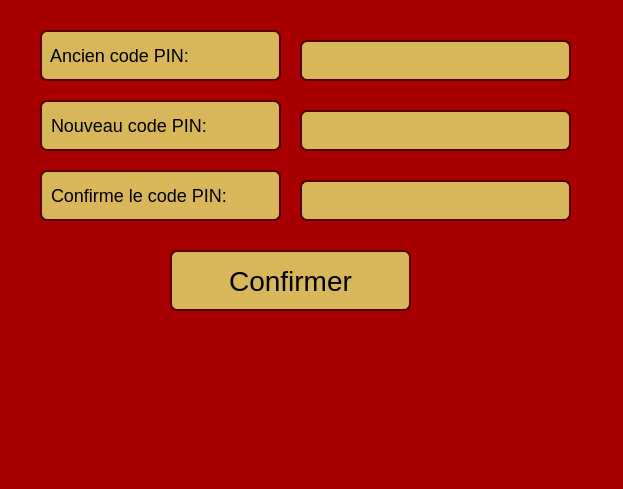
<?xml version="1.0" encoding="UTF-8"?>
<ui version="4.0">
 <class>setarePIN</class>
 <widget class="QDialog" name="setarePIN">
  <property name="geometry">
   <rect>
    <x>0</x>
    <y>0</y>
    <width>623</width>
    <height>489</height>
   </rect>
  </property>
  <property name="windowTitle">
   <string>Changer le code PIN</string>
  </property>
  <property name="styleSheet">
   <string notr="true">QDialog{
background: rgb(168, 0, 0);
}</string>
  </property>
  <widget class="QPushButton" name="confirmButton">
   <property name="geometry">
    <rect>
     <x>170</x>
     <y>250</y>
     <width>241</width>
     <height>61</height>
    </rect>
   </property>
   <property name="styleSheet">
    <string notr="true">QPushButton{
border: 2px solid rgb(85, 0, 0);
border-radius:7px;
background: #D8B75A;
font-size: 28px;
}</string>
   </property>
   <property name="text">
    <string>Confirmer</string>
   </property>
  </widget>
  <widget class="QLineEdit" name="oldPINLineEdit">
   <property name="geometry">
    <rect>
     <x>300</x>
     <y>40</y>
     <width>271</width>
     <height>41</height>
    </rect>
   </property>
   <property name="styleSheet">
    <string notr="true">QLineEdit{
border: 2px solid rgb(85, 0, 0);
border-radius:7px;
background: #D8B75A;
font-size: 16px;
}</string>
   </property>
   <property name="echoMode">
    <enum>QLineEdit::Password</enum>
   </property>
  </widget>
  <widget class="QLineEdit" name="newPINLineEdit">
   <property name="geometry">
    <rect>
     <x>300</x>
     <y>110</y>
     <width>271</width>
     <height>41</height>
    </rect>
   </property>
   <property name="styleSheet">
    <string notr="true">QLineEdit{
border: 2px solid rgb(85, 0, 0);
border-radius:7px;
background: #D8B75A;
font-size: 16px;
}</string>
   </property>
   <property name="echoMode">
    <enum>QLineEdit::Password</enum>
   </property>
  </widget>
  <widget class="QLineEdit" name="confirmPINLineEdit">
   <property name="geometry">
    <rect>
     <x>300</x>
     <y>180</y>
     <width>271</width>
     <height>41</height>
    </rect>
   </property>
   <property name="styleSheet">
    <string notr="true">QLineEdit{
border: 2px solid rgb(85, 0, 0);
border-radius:7px;
background: #D8B75A;
font-size: 16px;
}</string>
   </property>
   <property name="echoMode">
    <enum>QLineEdit::Password</enum>
   </property>
  </widget>
  <widget class="QLabel" name="oldPINLabel">
   <property name="geometry">
    <rect>
     <x>40</x>
     <y>30</y>
     <width>241</width>
     <height>51</height>
    </rect>
   </property>
   <property name="styleSheet">
    <string notr="true">QLabel{
border: 2px solid rgb(85, 0, 0);
border-radius:7px;
background: #D8B75A;
font-size: 18px;
}</string>
   </property>
   <property name="text">
    <string> Ancien code PIN:</string>
   </property>
  </widget>
  <widget class="QLabel" name="confirmPINLabel">
   <property name="geometry">
    <rect>
     <x>40</x>
     <y>170</y>
     <width>241</width>
     <height>51</height>
    </rect>
   </property>
   <property name="styleSheet">
    <string notr="true">QLabel{
border: 2px solid rgb(85, 0, 0);
border-radius:7px;
background: #D8B75A;
font-size: 18px;
}</string>
   </property>
   <property name="text">
    <string> Confirme le code PIN:</string>
   </property>
  </widget>
  <widget class="QLabel" name="newPINLabel">
   <property name="geometry">
    <rect>
     <x>40</x>
     <y>100</y>
     <width>241</width>
     <height>51</height>
    </rect>
   </property>
   <property name="styleSheet">
    <string notr="true">QLabel{
border: 2px solid rgb(85, 0, 0);
border-radius:7px;
background: #D8B75A;
font-size: 18px;
}</string>
   </property>
   <property name="text">
    <string> Nouveau code PIN:</string>
   </property>
  </widget>
  <widget class="QLabel" name="logo">
   <property name="geometry">
    <rect>
     <x>206</x>
     <y>332</y>
     <width>201</width>
     <height>141</height>
    </rect>
   </property>
   <property name="text">
    <string/>
   </property>
  </widget>
 </widget>
 <tabstops>
  <tabstop>oldPINLineEdit</tabstop>
  <tabstop>newPINLineEdit</tabstop>
  <tabstop>confirmPINLineEdit</tabstop>
  <tabstop>confirmButton</tabstop>
 </tabstops>
 <resources/>
 <connections/>
</ui>
